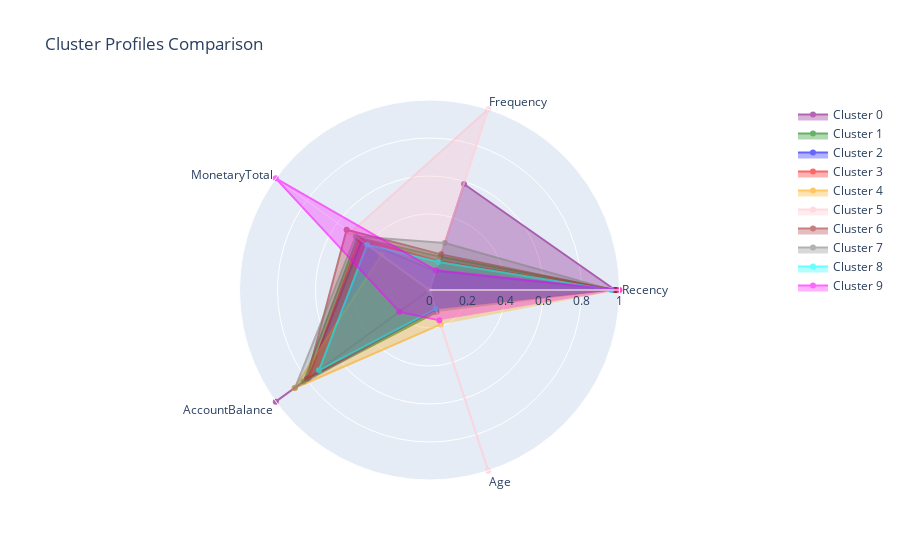

Here is the notebook cell this chart was saved with:
### Code cell
# Radar chart for cluster comparison
viz_features = ['Recency', 'Frequency', 'MonetaryTotal', 'AccountBalance', 'Age']
cluster_means = customer_df_clustered.groupby('Cluster')[viz_features].mean()

# Normalize for visualization
viz_scaler = MinMaxScaler()
cluster_means_norm = pd.DataFrame(
    viz_scaler.fit_transform(cluster_means),
    columns=viz_features,
    index=cluster_means.index
)
cluster_means_norm['Recency'] = 1 - cluster_means_norm['Recency']  # Invert

# Create radar chart
fig = go.Figure()
colors = ['purple', 'green', 'blue', 'red', 'orange', 'pink', 'brown', 'gray', 'cyan', 'magenta', 'yellow', 'lime']

for idx, cluster_id in enumerate(range(OPTIMAL_K)):
    fig.add_trace(go.Scatterpolar(
        r=cluster_means_norm.loc[cluster_id].values,
        theta=cluster_means_norm.columns,
        fill='toself',
        name=f'Cluster {cluster_id}',
        line_color=colors[idx],
        opacity=0.6
    ))

fig.update_layout(
    polar=dict(radialaxis=dict(visible=True, range=[0, 1])),
    title="Cluster Profiles Comparison",
    font=dict(size=12)
)

fig.write_html('cluster_radar.html')
fig.show()
print("\n💾 Interactive chart saved: cluster_radar.html")

### Figure 1 — Plotly figure (JSON) as saved in the notebook; plotly's stock layout.template omitted (floating-point values rounded to 4 significant figures)
{"data": [{"fill": "toself", "line": {"color": "purple"}, "name": "Cluster 0", "opacity": 0.6, "r": [0.9773, 0.5866, 0.0, 1.0, 0.0], "theta": ["Recency", "Frequency", "MonetaryTotal", "AccountBalance", "Age"], "type": "scatterpolar"}, {"fill": "toself", "line": {"color": "green"}, "name": "Cluster 1", "opacity": 0.6, "r": [0.9782, 0.1842, 0.4681, 0.8185, 0.1218], "theta": ["Recency", "Frequency", "MonetaryTotal", "AccountBalance", "Age"], "type": "scatterpolar"}, {"fill": "toself", "line": {"color": "blue"}, "name": "Cluster 2", "opacity": 0.6, "r": [0.9817, 0.1047, 0.442, 0.7884, 0.1086], "theta": ["Recency", "Frequency", "MonetaryTotal", "AccountBalance", "Age"], "type": "scatterpolar"}, {"fill": "toself", "line": {"color": "red"}, "name": "Cluster 3", "opacity": 0.6, "r": [0.9801, 0.1593, 0.4567, 0.7842, 0.1035], "theta": ["Recency", "Frequency", "MonetaryTotal", "AccountBalance", "Age"], "type": "scatterpolar"}, {"fill": "toself", "line": {"color": "orange"}, "name": "Cluster 4", "opacity": 0.6, "r": [0.9992, 0.0, 0.3126, 0.8794, 0.1907], "theta": ["Recency", "Frequency", "MonetaryTotal", "AccountBalance", "Age"], "type": "scatterpolar"}, {"fill": "toself", "line": {"color": "pink"}, "name": "Cluster 5", "opacity": 0.6, "r": [0.0, 1.0, 0.5141, 0.0, 1.0], "theta": ["Recency", "Frequency", "MonetaryTotal", "AccountBalance", "Age"], "type": "scatterpolar"}, {"fill": "toself", "line": {"color": "brown"}, "name": "Cluster 6", "opacity": 0.6, "r": [0.9727, 0.1972, 0.5392, 0.798, 0.1028], "theta": ["Recency", "Frequency", "MonetaryTotal", "AccountBalance", "Age"], "type": "scatterpolar"}, {"fill": "toself", "line": {"color": "gray"}, "name": "Cluster 7", "opacity": 0.6, "r": [0.9598, 0.2598, 0.4803, 0.8742, 0.1017], "theta": ["Recency", "Frequency", "MonetaryTotal", "AccountBalance", "Age"], "type": "scatterpolar"}, {"fill": "toself", "line": {"color": "cyan"}, "name": "Cluster 8", "opacity": 0.6, "r": [0.9553, 0.1546, 0.4057, 0.7191, 0.1043], "theta": ["Recency", "Frequency", "MonetaryTotal", "AccountBalance", "Age"], "type": "scatterpolar"}, {"fill": "toself", "line": {"color": "magenta"}, "name": "Cluster 9", "opacity": 0.6, "r": [1.0, 0.1089, 1.0, 0.1957, 0.1681], "theta": ["Recency", "Frequency", "MonetaryTotal", "AccountBalance", "Age"], "type": "scatterpolar"}], "layout": {"font": {"size": 12}, "polar": {"radialaxis": {"range": [0, 1], "visible": true}}, "title": {"text": "Cluster Profiles Comparison"}}}
